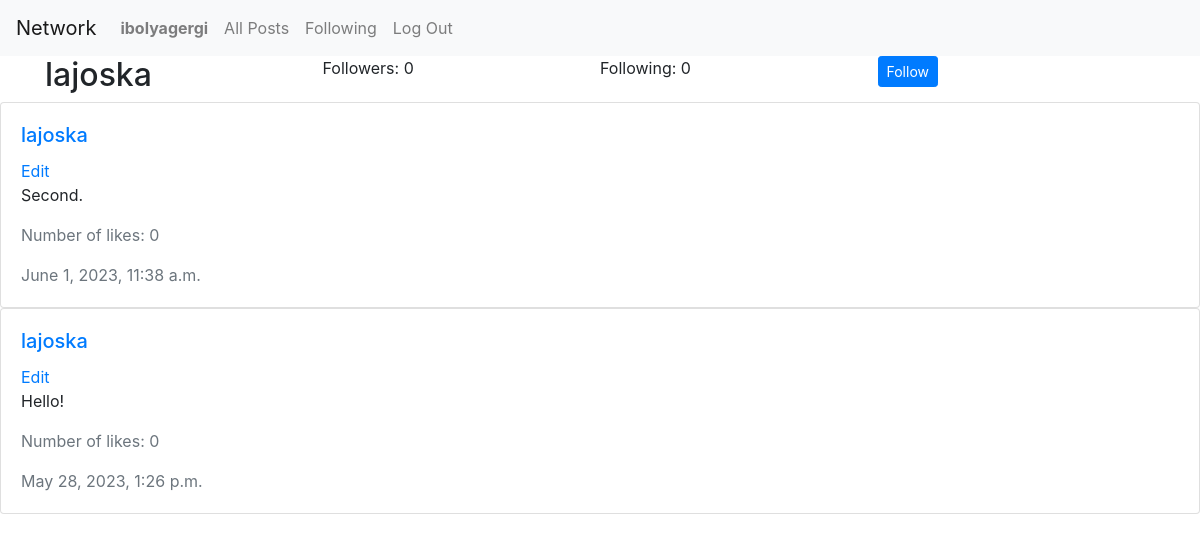
The app's page /profile/1 (signed in) with its own data.
### network/models.py (models this page shows, shortened)
class User(AbstractUser):
    following = models.ManyToManyField("User", null=True, related_name="followers")

class Post(models.Model):
    user = models.ForeignKey(User, on_delete=models.CASCADE)
    body = models.TextField(blank=True)
    timestamp = models.DateTimeField(auto_now_add=True)
    num_of_likes = models.IntegerField(default=0)

### network/views.py (the view, shortened to what this page needs)
# urls.py: path("profile/<int:user_id>", views.profile, name="profile")
@csrf_exempt
def profile(request, user_id):
    profile = User.objects.get(pk=user_id)
    if request.method == "GET":
        posts = Post.objects.filter(user=profile)
        posts = posts.order_by("-timestamp").all()
        return render(request, "network/profile.html", {
            "profile": profile,
            "posts": posts
        })

### network/templates/network/profile.html (shortened to what this page needs)
{% extends "network/layout.html" %}
{% block body %}
<div class="container">
    <div class="row no-gutters">
        <div class="col-3">
            <h2>{{ profile.username}}</h2>
        </div>
        <div class="col-3" data-followers="{{ profile.followers.count }}" id="followers">
            Followers: {{ profile.followers.count }}
        </div>
        <div class="col-3">
            Following: {{ profile.following.count }}
        </div>
        <div class="col-3">
            {% if user != profile %}
                {% if profile in user.following.all %}
                <button class="btn btn-sm btn-primary" id="follow" value="{{profile.id}}">Unfollow</button>
                {% else %}
                <button class="btn btn-sm btn-primary" id="follow" value="{{profile.id}}">Follow</button>
                {% endif %}
            {% endif %}
        </div>
    </div>
</div>
{% for post in posts %}
<div class="card">
    <div class="card-body">
            <h5 class="card-title"><a href="{% url 'profile' post.user.id %}">{{ post.user }}</a></h5>
            <a href="" class="card-link">Edit</a>
            <p class="card-text">{{ post.body }}</p>
            <p class="card-text text-muted">Number of likes: {{ post.num_of_likes }}</p>
            <p class="card-text text-muted">{{ post.timestamp|date:"F j, Y, g:i a" }}</p>
        </div>
    </div>
{% endfor %}
{% endblock %}

### records on screen
User: username "ibolyagergi"
User: username "lajoska", followers.count "0", following.count "0"
Post: user "lajoska", body "Second.", num_of_likes "0", timestamp "June 1, 2023, 11:38 a.m."
Post: user "lajoska", body "Hello!", num_of_likes "0", timestamp "May 28, 2023, 1:26 p.m."
